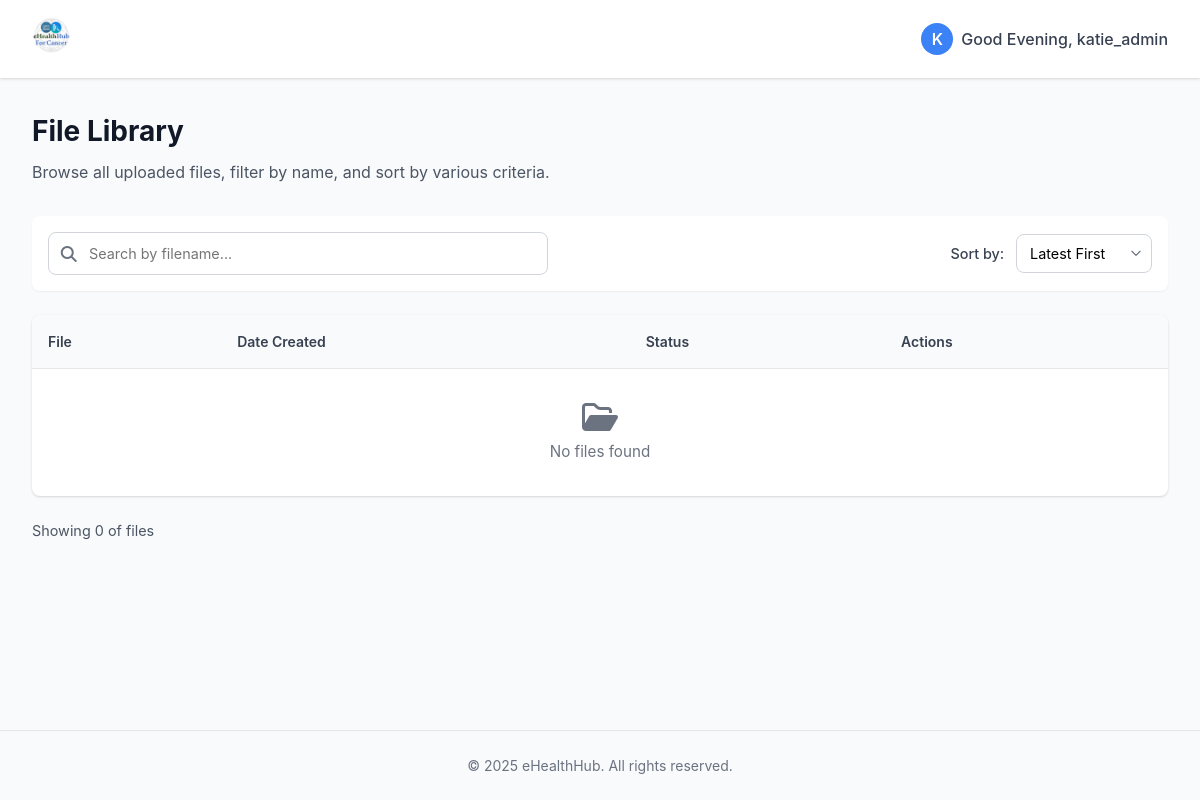
Before: /files/ (signed in) with the older database file.
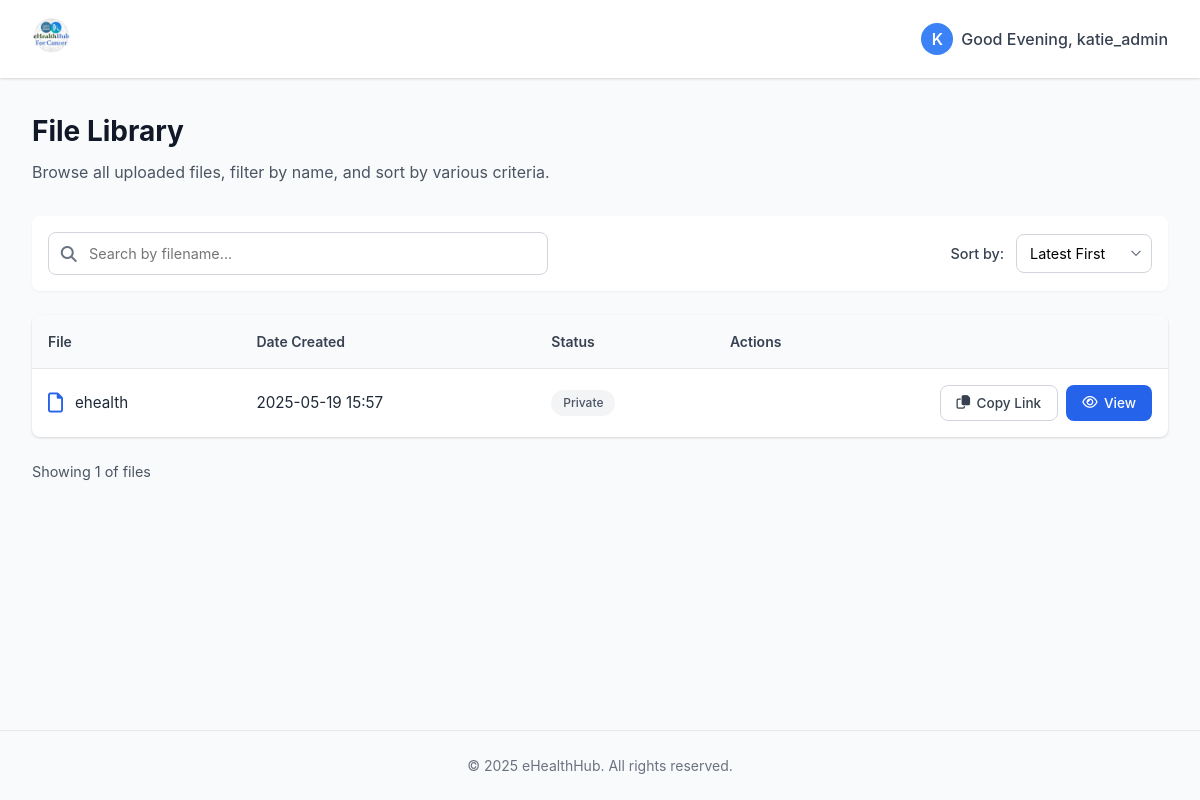
After: the same page with the newer database file.
### ehealth_app/models.py (models this page shows, shortened)
class FileUpload(models.Model):
    url = models.URLField(blank=False, default="https://example.com")
    filename = models.CharField(max_length=255)
    slug = models.SlugField(unique=True, blank=True)
    is_public = models.BooleanField(default=True)
    embargo_until = models.DateTimeField(blank=True, null=True, help_text="Keep private until this date/time")
    created_at = models.DateTimeField(auto_now_add=True)
    updated_at = models.DateTimeField(auto_now=True)
    class Meta:
        ordering = ['-created_at']

### ehealth_app/views.py (the view)
# urls.py: path('files/', view_files, name='files'),
@login_required(login_url='/e_admin/login/')
def view_files(request):
    files = FileUpload.objects.all()
    search_query = request.GET.get('q', '')
    if search_query:
        files = files.filter(filename__icontains=search_query)
    sort_by = request.GET.get('sort', 'latest')
    if sort_by == 'filename':
        files = files.order_by('filename')
    elif sort_by == 'is_public':
        files = files.order_by('-is_public')
    else:  # Default to latest
        files = files.order_by('-created_at')
    default_limit = 10
    limit = int(request.GET.get('limit', default_limit))
    if limit < default_limit:
        limit = default_limit
    paginator = Paginator(files, limit)
    page = request.GET.get('page', 1)
    try:
        files_paginated = paginator.page(page)
    except PageNotAnInteger:
        files_paginated = paginator.page(1)
    except EmptyPage:
        files_paginated = paginator.page(paginator.num_pages)
    username = request.user.username if request.user.is_authenticated else 'Guest'
    context = {
        'files': files_paginated,
        'search_query': search_query,
        'sort_by': sort_by,
        'username': username,
        'current_limit': limit,
        'has_more': files_paginated.has_next(),
        'default_limit': default_limit,
    }
    return render(request, 'htmls/files.html', context)

### ehealth_hub/templates/htmls/files.html (shortened to what this page needs)
{% load static %}
<!DOCTYPE html>
<html lang="en">
<head>
    <link rel="stylesheet" href="https://cdnjs.cloudflare.com/ajax/libs/font-awesome/6.4.0/css/all.min.css">
    <link rel="stylesheet" href="{% static 'css/files.css' %}">
</head>
<body>
    <div class="container">
        <header>
            <div class="logo">
                <a href="/"><img src="{% static 'images/eHealthHub_logo.png' %}" alt="eHealthHub Logo"></a>
            </div>
            <div class="greeting">
                <div class="user-avatar">
                    {{ username|first|upper }}
                </div>
                {% now "H" as current_hour %}
                {% if current_hour|add:"0" < 12 %}
                    Good Morning, {{ username }}
                {% elif current_hour|add:"0" < 18 %}
                    Good Afternoon, {{ username }}
                {% else %}
                    Good Evening, {{ username }}
                {% endif %}
            </div>
        </header>
        <main>
            <h1 class="page-title">File Library</h1>
            <p class="subtitle">Browse all uploaded files, filter by name, and sort by various criteria.</p>
            <div class="controls">
                <div class="search-form">
                    <input type="text" id="searchInput" value="{{ search_query }}" placeholder="Search by filename..." class="search-input">
                </div>
                <div class="sort-form">
                    <label for="sort">Sort by:</label>
                    <select name="sort" id="sortSelect" onchange="updateSort(this.value)">
                        <option value="latest" {% if sort_by == 'latest' %}selected{% endif %}>Latest First</option>
                    </select>
                </div>
            </div>
            <div class="files-container">
                <table class="file-table">
                    <thead>
                        <tr>
                            <th>File</th>
                            <th>Date Created</th>
                            <th>Status</th>
                            <th>Actions</th>
                        </tr>
                    </thead>
                    <tbody id="fileTableBody">
                        {% for file in files %}
                        <tr data-filename="{{ file.filename|lower }}">
                            <td>
                                <div class="file-name">
                                    <i class="far fa-file file-icon"></i>
                                    {{ file.filename }}
                                </div>
                            </td>
                            <td>{{ file.created_at|date:"Y-m-d H:i" }}</td>
                            <td>
                                {% if file.is_public %}
                                <span class="badge badge-success">Public</span>
                                {% else %}
                                <span class="badge badge-neutral">Private</span>
                                {% endif %}
                            </td>
                            <td class="file-actions">
                                <button class="btn btn-outline" onclick="copyToClipboard('https://ehealth4cancer.eu/file/{{ file.slug }}')">
                                    <i class="far fa-copy"></i> Copy Link
                                </button>
                                <a href="{{ file.url }}" target="_blank" class="btn btn-primary">
                                    <i class="far fa-eye"></i> View
                                </a>
                            </td>
                        </tr>
                        {% empty %}
                        <tr>
                            <td colspan="4" style="text-align: center; padding: 2rem;">
                                <div style="color: var(--gray-500);">
                                    <i class="far fa-folder-open" style="font-size: 2rem; margin-bottom: 0.5rem;"></i>
                                    <p>No files found</p>
                                </div>
                            </td>
                        </tr>
                        {% endfor %}
                    </tbody>
                </table>
            </div>
            <div class="pagination">
                <div class="pagination-info">
                    Showing {{ files|length }} of {{ total_files }} files
                </div>
            </div>
        </main>
        <footer style="padding: 1.5rem; text-align: center; color: var(--gray-500); font-size: 0.875rem; border-top: 1px solid var(--gray-200);">
            <p>© 2025 eHealthHub. All rights reserved.</p>
        </footer>
    </div>
</body>
</html>

### ehealth_hub/static/css/files.css (style rules this page uses)
:root { --primary: #2563eb; --primary-light: #3b82f6; --primary-dark: #1d4ed8; --success: #10b981; --danger: #ef4444; --warning: #f59e0b; --gray-50: #f9fafb; --gray-100: #f3f4f6; --gray-200: #e5e7eb; --gray-300: #d1d5db; --gray-400: #9ca3af; --gray-500: #6b7280; --gray-600: #4b5563; --gray-700: #374151; --gray-800: #1f2937; --gray-900: #111827; --radius: 8px; --shadow-sm: 0 1px 2px 0 rgba(0, 0, 0, 0.05); --shadow: 0 1px 3px 0 rgba(0, 0, 0, 0.1), 0 1px 2px 0 rgba(0, 0, 0, 0.06); --shadow-md: 0 4px 6px -1px rgba(0, 0, 0, 0.1), 0 2px 4px -1px rgba(0, 0, 0, 0.06); --shadow-lg: 0 10px 15px -3px rgba(0, 0, 0, 0.1), 0 4px 6px -2px rgba(0, 0, 0, 0.05); --transition: all 0.2s ease; }
* { margin: 0; padding: 0; box-sizing: border-box; font-family: 'Inter', -apple-system, BlinkMacSystemFont, "Segoe UI", Roboto, Helvetica, Arial, sans-serif; }
body { background-color: var(--gray-50); color: var(--gray-800); line-height: 1.5; }
.container { display: flex; flex-direction: column; min-height: 100vh; }
header { background-color: white; padding: 1rem 2rem; box-shadow: var(--shadow); display: flex; align-items: center; justify-content: space-between; position: sticky; top: 0; z-index: 10; }
.logo { display: flex; align-items: center; }
.logo img { height: 40px; width: auto; }
.greeting { font-size: 1rem; font-weight: 500; color: var(--gray-700); display: flex; align-items: center; gap: 0.5rem; }
.greeting .user-avatar { width: 32px; height: 32px; border-radius: 50%; background-color: var(--primary-light); color: white; display: flex; align-items: center; justify-content: center; font-weight: 600; }
main { flex-grow: 1; padding: 2rem; max-width: 1200px; width: 100%; margin: 0 auto; }
.page-title { font-size: 1.75rem; font-weight: 700; color: var(--gray-900); margin-bottom: 0.5rem; }
.subtitle { font-size: 1rem; color: var(--gray-600); margin-bottom: 2rem; }
.controls { display: flex; flex-wrap: wrap; gap: 1rem; margin-bottom: 1.5rem; align-items: center; justify-content: space-between; background-color: white; padding: 1rem; border-radius: var(--radius); box-shadow: var(--shadow-sm); }
.search-form { flex-grow: 1; max-width: 500px; position: relative; }
.search-input { width: 100%; padding: 0.75rem 1rem 0.75rem 2.5rem; border: 1px solid var(--gray-300); border-radius: var(--radius); font-size: 0.9rem; outline: none; transition: var(--transition); }
.sort-form { display: flex; align-items: center; gap: 0.75rem; }
.sort-form label { font-size: 0.9rem; font-weight: 500; color: var(--gray-700); }
.sort-form select { padding: 0.6rem 2rem 0.6rem 0.8rem; border: 1px solid var(--gray-300); border-radius: var(--radius); font-size: 0.9rem; background-color: white; cursor: pointer; outline: none; appearance: none; background-repeat: no-repeat; background-position: right 0.5rem center; background-size: 1em; }
.files-container { background-color: white; border-radius: var(--radius); box-shadow: var(--shadow); overflow: hidden; }
.file-table { width: 100%; border-collapse: collapse; }
.file-table thead th { background-color: var(--gray-50); text-align: left; padding: 1rem; font-size: 0.875rem; font-weight: 600; color: var(--gray-700); border-bottom: 1px solid var(--gray-200); }
.file-table td { padding: 1rem; border-bottom: 1px solid var(--gray-200); font-size: 0.95rem; }
.file-table tr:last-child td { border-bottom: none; }
.file-name { display: flex; align-items: center; gap: 0.75rem; }
.file-icon { color: var(--primary); font-size: 1.25rem; }
.file-actions { display: flex; gap: 0.5rem; justify-content: flex-end; }
.btn { padding: 0.5rem 1rem; border-radius: var(--radius); font-size: 0.85rem; font-weight: 500; cursor: pointer; transition: var(--transition); text-decoration: none; display: inline-flex; align-items: center; justify-content: center; gap: 0.4rem; border: none; }
.btn-primary { background-color: var(--primary); color: white; }
.btn-outline { background-color: transparent; border: 1px solid var(--gray-300); color: var(--gray-700); }
.badge { display: inline-flex; align-items: center; padding: 0.25rem 0.75rem; border-radius: 1rem; font-size: 0.75rem; font-weight: 500; }
.badge-neutral { background-color: var(--gray-100); color: var(--gray-600); }
.pagination { display: flex; justify-content: space-between; margin-top: 1.5rem; align-items: center; }
.pagination-info { font-size: 0.9rem; color: var(--gray-600); }

Changed rows visible on the page:
added FileUpload: filename "ehealth", created_at "2025-05-19 15:57", is_public "Private"
Other visible differences:
{{ files|length }}: "0" → "1"
text no longer shown: "No files found"
